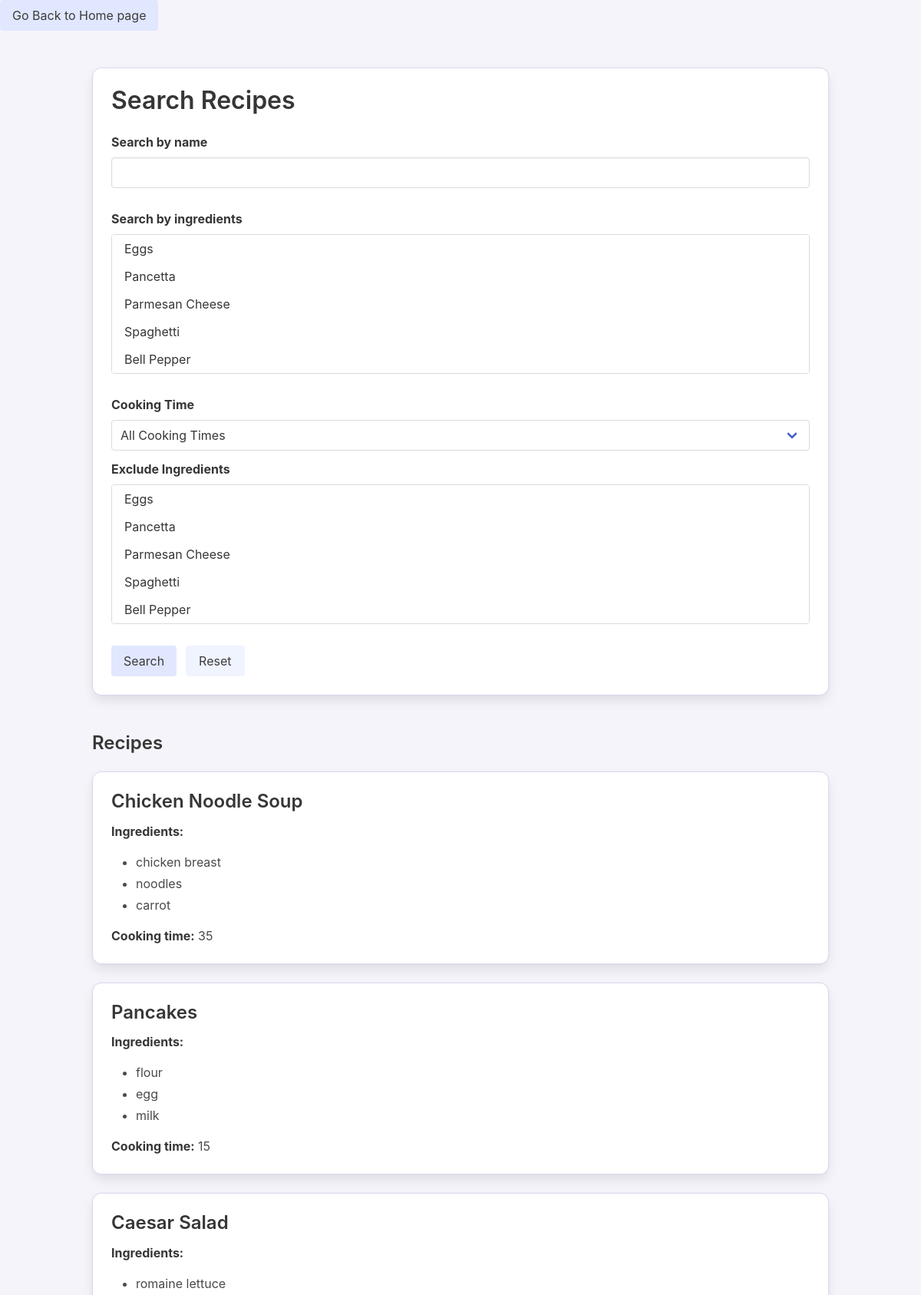
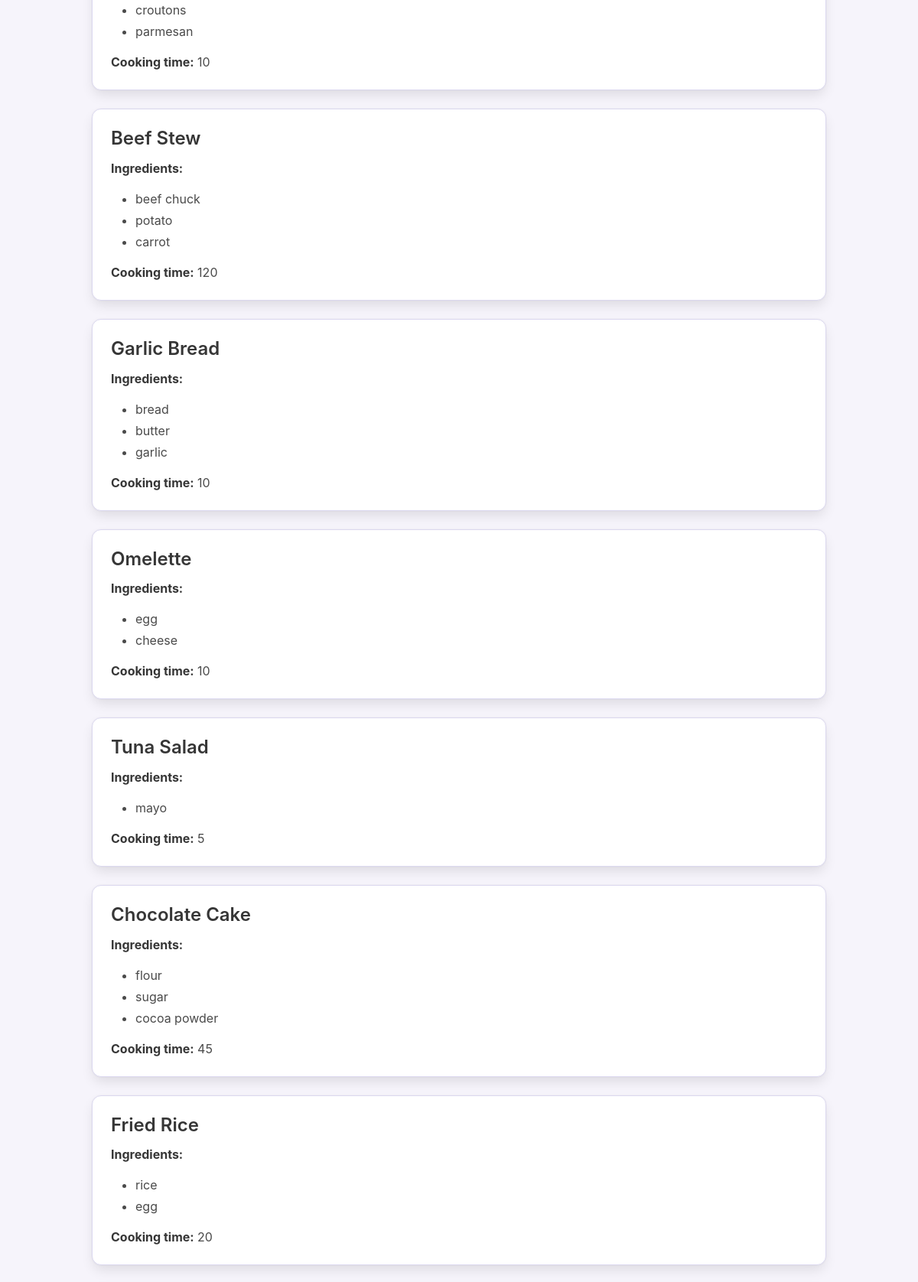
The page /recipe_generator/recipes/?page=2 (upper part) on the database its author committed (2 pictures, top to bottom).
### django_recipe_generator/recipe_generator/models.py (models this page shows, shortened)
class Recipe(models.Model):
    name = models.CharField(max_length=200)
    instructions = models.TextField()
    cooking_time = models.IntegerField()  # in minutes
    ingredients = models.ManyToManyField(Ingredient, through='RecipeIngredient')
    objects = RecipeManager()

class Ingredient(models.Model):
    name = models.CharField(max_length=100)
    category = models.CharField(max_length=50)  # e.g., "protein", "vegetable"

### django_recipe_generator/recipe_generator/views.py (the view, shortened to what this page needs)
# urls.py: path('recipes/', views.RecipeList.as_view(), name='recipe_list'),  # Search page/all recipes by default
class RecipeList(ListView): # search filters
    model = Recipe
    paginate_by = 15
    template_name = "recipe_generator/recipe_list.html"
    context_object_name = 'recipes'
    def get(self, request, *args, **kwargs):
        request.session['came_from_search'] = True
        request.session['search_query'] = request.GET.urlencode()  # Store search filters
        return super().get(request, *args, **kwargs)
    def get_queryset(self):
        query_ingredients = [int(i) for i in self.request.GET.getlist('query_ingredients') if i.isdigit()]
        exclude_ingredients = [int(i) for i in self.request.GET.getlist('exclude_ingredients') if i.isdigit()]
        query_name = self.request.GET.get('query_name', '')
        time_filter = self.request.GET.get('cooking_time')
        qs = Recipe.objects.search(query_name=query_name,query_ingredients=query_ingredients).filter_recipes(time_filter=time_filter,
            exclude_ingredients=exclude_ingredients).prefetch_related('ingredients')
        return qs
    def get_context_data(self, **kwargs):
        context = super().get_context_data(**kwargs)
        context['current_cooking_time'] = self.request.GET.get('cooking_time', '')
        context['all_ingredients'] = Ingredient.objects.all()
        context['query_ingredients'] = self.request.GET.getlist('query_ingredients', '')
        context['query_name'] = self.request.GET.get('query_name', '')
        context['exclude_ingredients'] = self.request.GET.getlist('exclude_ingredients')
        return context

### django_recipe_generator/recipe_generator/models.py (called while the page is built, shortened)
    def search(self, query_name=None, query_ingredients=None):
        qs = self
        if query_name:
            qs = qs.filter(name__icontains=query_name)
        return qs

    def filter_recipes(self, time_filter=None, exclude_ingredients=None):
        qs = self
        if time_filter == 'quick':
            qs = qs.filter(cooking_time__lt=20)
        elif time_filter == 'standard':
            qs = qs.filter(cooking_time__range=(20, 45))
        elif time_filter == 'long':
            qs = qs.filter(cooking_time__gt=45)
        if exclude_ingredients:
            qs = qs.exclude(ingredients__id__in=exclude_ingredients).distinct()
        return qs

    def get_queryset(self):
        return RecipeQuerySet(self.model, using=self._db)

    def search(self, query_name=None, query_ingredients=None):
        return self.get_queryset().search(query_name, query_ingredients)

### django_recipe_generator/templates/recipe_generator/recipe_list.html (shortened to what this page needs)
<!DOCTYPE html>
<html lang="en">
<head>
  <link rel="stylesheet" href="https://cdn.jsdelivr.net/npm/bulma@0.9.4/css/bulma.min.css">
</head>
<body>
    <a href="{% url 'index' %}"" class="button is-pastel">Go Back to Home page</a>
<section class="section">
  <div class="container">
    <div class="box pastel-box">
    <h1 class="title is-3">Search Recipes</h1>
      <form method="get" action=".">
        <div class="field">
          <label class="label" for="query_name">Search by name</label>
          <div class="control">
            <input class="input" type="text" name="query_name" id="query_name" value="{{ request.GET.query_name }}">
          </div>
        </div>
        <div class="field">
          <label class="label" for="query_ingredients">Search by ingredients</label>
          <div class="control">
            <div class="select is-multiple is-fullwidth">
              <select name="query_ingredients" id="query_ingredients" multiple size="5">
                {% for ingredient in all_ingredients %}
                  <option value="{{ ingredient.id }}"
                    {% if ingredient.id|stringformat:"s" in query_ingredients %}selected{% endif %}>
                  </option>
                {% endfor %}
              </select>
            </div>
          </div>
        </div>
        <div class="field">
          <label class="label" for="cooking_time">Cooking Time</label>
          <div class="control">
            <div class="select is-fullwidth">
              <select name="cooking_time" id="cooking_time">
                <option value="">All Cooking Times</option>
              </select>
            </div>
          </div>
        </div>
        <div class="field">
          <label class="label" for="exclude_ingredients">Exclude Ingredients</label>
          <div class="control">
            <div class="select is-multiple is-fullwidth">
              <select name="exclude_ingredients" id="exclude_ingredients" multiple size="5">
                {% for ingredient in all_ingredients %}
                  <option value="{{ ingredient.id }}"
                    {% if ingredient.id|stringformat:"s" in exclude_ingredients %}selected{% endif %}>
                  </option>
                {% endfor %}
              </select>
            </div>
          </div>
        </div>
        <div class="field is-grouped">
          <div class="control">
            <button class="button is-pastel" type="submit">Search</button>
          </div>
          <div class="control">
            <a href="." class="button is-light">Reset</a>
          </div>
        </div>
      </form>
    </div>
    <div class="content mt-6">
      <h1 class="title is-4">Recipes</h1>
      {% for recipe in recipes %}
        <div class="box pastel-box">
          <a href="{% url 'recipe_detail' recipe.id %}">
            <h2 class="subtitle is-4">{{ recipe.name }}</h2>
          </a>
          <p><strong>Ingredients:</strong></p>
          <ul>
            {% for ingredient in recipe.ingredients.all %}
              <li>{{ ingredient.name }}</li>
            {% endfor %}
          </ul>
          <p><strong>Cooking time:</strong> {{ recipe.cooking_time }}</p>
        </div>
      {% endfor %}
    </div>
  </div>
</section>
</body>
</html>

### django_recipe_generator/templates/recipe_generator/recipe_list.html (style rules this page uses)
body { background-color: #f6f4fb; }
.pastel-box { background-color: #ffffff; border: 1px solid #dcd9f0; border-radius: 12px; padding: 1.5rem; }
h1, h2 { color: #6c63ff; }
.button.is-pastel { background-color: #e0e7ff; color: #3c3c3c; border: none; }
.button.is-light { background-color: #f0f4ff; color: #3c3c3c; }
select, input { margin-bottom: 1rem; }

### rows shown on the page
Recipe: name "Chicken Noodle Soup", cooking_time "35"
Ingredient: name "chicken breast"
Ingredient: name "noodles"
Ingredient: name "carrot"
Recipe: name "Pancakes", cooking_time "15"
Ingredient: name "flour"
Ingredient: name "egg"
Ingredient: name "milk"
Recipe: name "Caesar Salad", cooking_time "10"
Ingredient: name "romaine lettuce"
Ingredient: name "croutons"
Ingredient: name "parmesan"
Recipe: name "Beef Stew", cooking_time "120"
Ingredient: name "beef chuck"
Ingredient: name "potato"
Recipe: name "Garlic Bread", cooking_time "10"
Ingredient: name "bread"
Ingredient: name "butter"
Ingredient: name "garlic"
Recipe: name "Omelette", cooking_time "10"
Ingredient: name "cheese"
Recipe: name "Tuna Salad", cooking_time "5"
Ingredient: name "mayo"
Recipe: name "Chocolate Cake", cooking_time "45"
Ingredient: name "sugar"
Ingredient: name "cocoa powder"
Recipe: name "Fried Rice", cooking_time "20"
Ingredient: name "rice"
